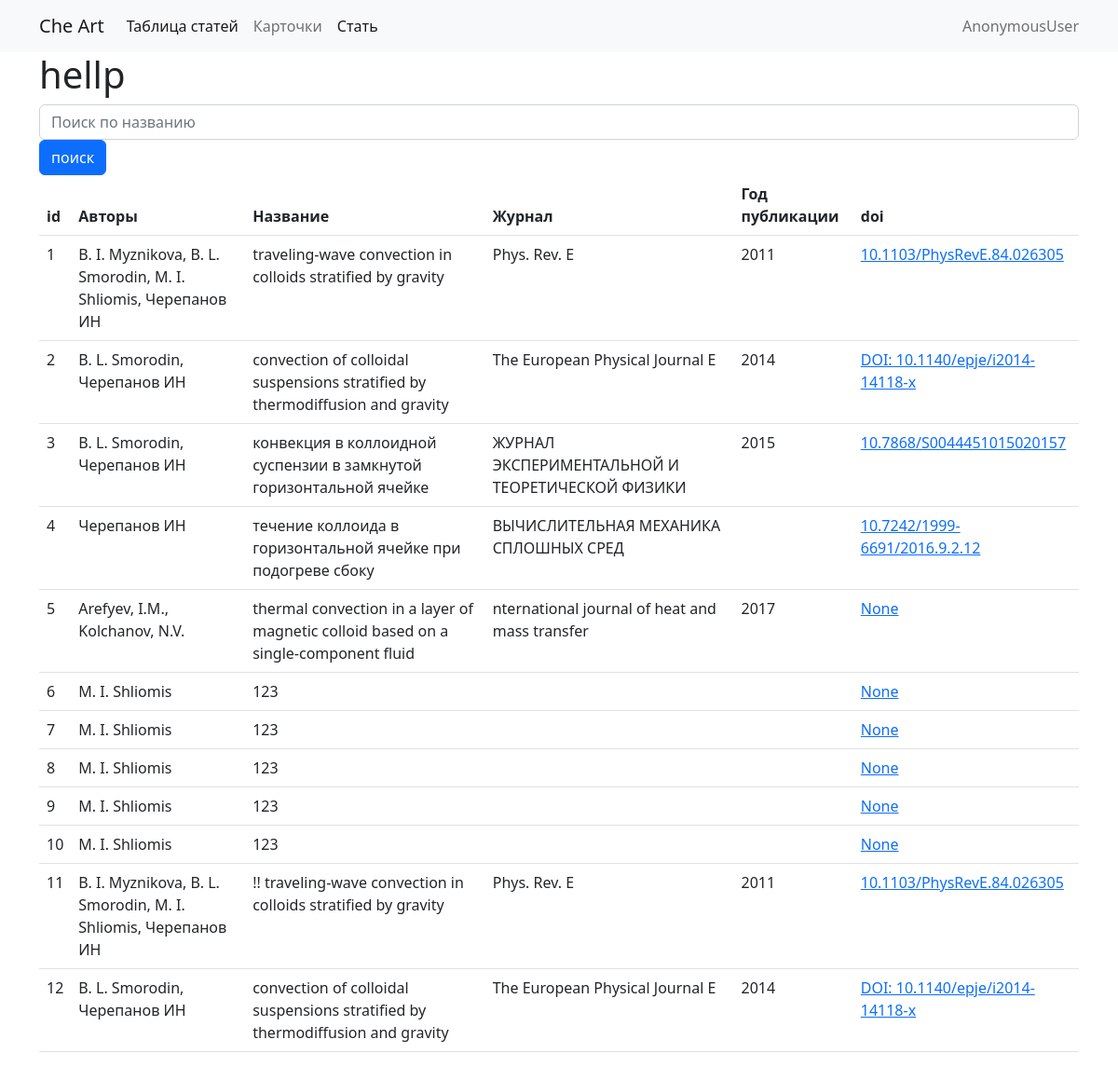
Before: / with the older database file.
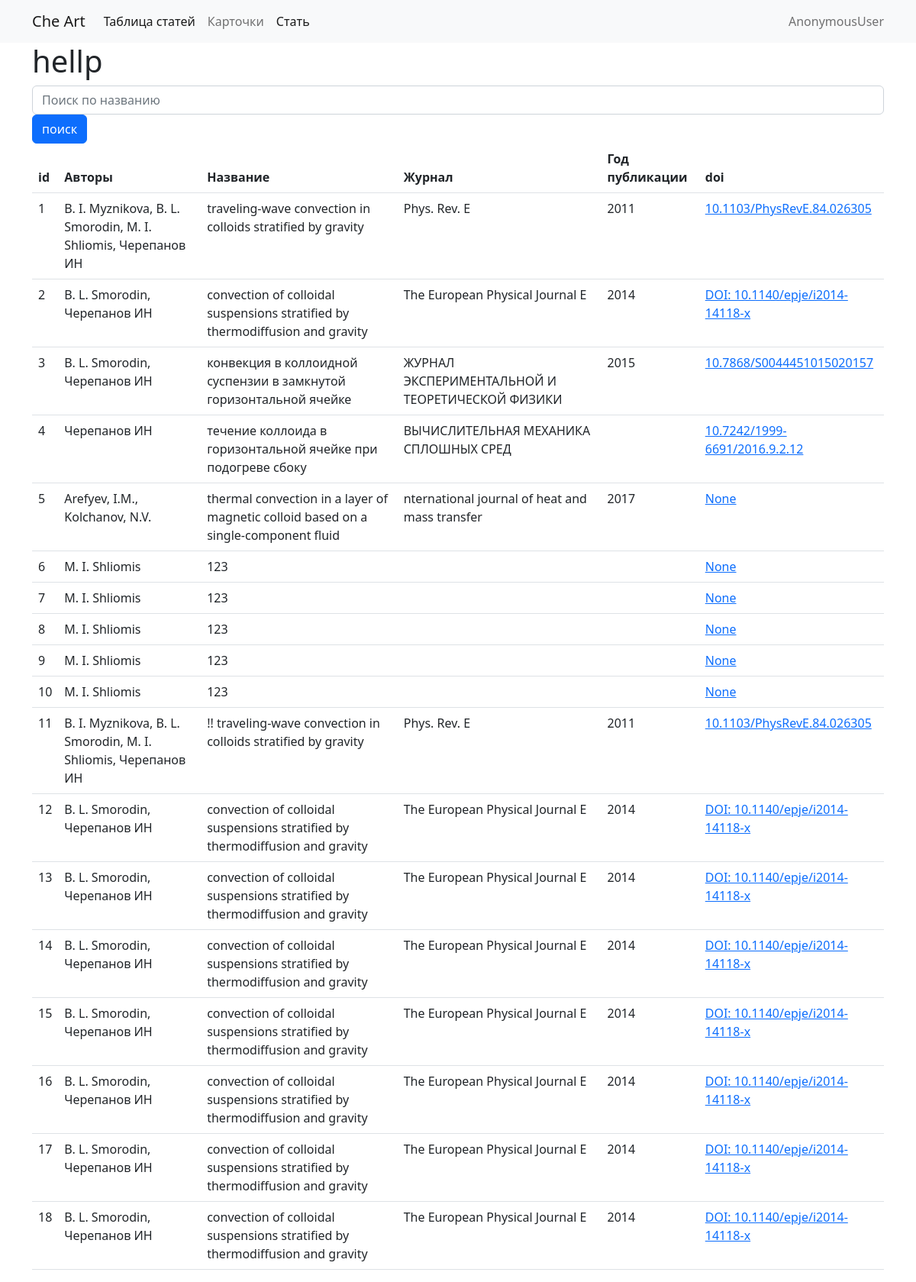
After: the same page with the newer database file.
### biblioapp/models.py (models this page shows, shortened)
class Article(models.Model):
    name = models.CharField(max_length=255,verbose_name='Заголовок стати')
    img = models.ImageField(blank=True,null=True,verbose_name='Картинка')
    author = models.ManyToManyField(Author,verbose_name="Авторы")
    desctiption = models.TextField(blank=True,verbose_name="Описание")
    date = models.DateField(blank=True,null=True,verbose_name="дата публикации")
    journal = models.ForeignKey(Journal,
                                on_delete=models.PROTECT,
                                null=True,blank=True,
                                verbose_name="Журнал")
    TYPE_CHOICES = (
        ('AR','Статья  в журнале'),
        ('BK','Книга'),
    )
    typ = models.CharField(max_length=2,
                           choices=TYPE_CHOICES,
                           default='AR',
                           verbose_name="Тип публикации"
                           )
    doi = models.CharField(max_length=255,blank=True,null=True)
    referens = models.ManyToManyField('Article',verbose_name="Ссылки")
    def normal_name(self):
        return self.name.lower()
    def get_all_author_name(self):
        return ', '.join( self.author.all().values_list('name',flat=True))
    class Meta:
        permissions= (
            ('view_all_article',"Может смотреть все статиь"),
        )

class Journal(models.Model):
    name = models.CharField(max_length=255)
    impact_factor = models.FloatField(blank=True,null=True)
    QUARTILE_CHOICES = (
        ("Q1",'Первый квартиль'),
        ("Q2",'Второй квартиль'),
        ("Q3",'Третий квартиль'),
        ("Q4",'Четверты квартиль'),
    )
    quartile = models.CharField(max_length=2,choices=QUARTILE_CHOICES,default='Q4')

### biblioapp/views.py (the view)
# urls.py: path('',index,name="article_table"),
def index(request):
    search = request.GET.get('search','')
    article_list = Article.objects.all()
    if search:
        article_list =article_list.filter(name__icontains=search)
    context = {
        'article_list':article_list
    }
    return render(request,'index.html',context )

### biblioapp/templates/index.html (shortened to what this page needs)
{% extends "base.html" %}
{% block content%}
<h1 > hellp</h1>
<form>
    <input name="search" class="form-control" placeholder="Поиск по названию" value="{{request.GET.search}}">
    <button class="btn btn-primary"> поиск</button>
</form>
<table class="table table-hover ">
    <thead>
        <tr>
            <th> id </th>
            <th> Авторы</th>
            <th> Название </th>
            <th> Журнал</th>
            <th> Год публикации</th>
            <th> doi </th>
        </tr>
    </thead>
    <tbody>
        {% for art in article_list%}
        <tr>
            <td>{{art.id}}</td>
            <td>
                {{art.get_all_author_name}}
            </td>
            <td> {{ art.normal_name }}</td>
            <td>{{art.journal.name}}</td>
            <td>{{art.date.year}}</td>
            <td>
                <a href="https://doi.org/{{art.doi}}" target="_blank">{{art.doi}} </a>
            </td>
        </tr>
        {%endfor%}
    </tbody>
{%endblock%}

Changed rows visible on the page:
added Article: id "13", get_all_author_name "B. L. Smorodin, Черепанов ИН", normal_name "convection of colloidal suspensions stratified by thermodiffusion and gravity", journal.name "The European Physical Journal E", date.year "2014", doi "DOI: 10.1140/epje/i2014-14118-x"
added Article: id "14", get_all_author_name "B. L. Smorodin, Черепанов ИН", normal_name "convection of colloidal suspensions stratified by thermodiffusion and gravity", journal.name "The European Physical Journal E", date.year "2014", doi "DOI: 10.1140/epje/i2014-14118-x"
added Article: id "15", get_all_author_name "B. L. Smorodin, Черепанов ИН", normal_name "convection of colloidal suspensions stratified by thermodiffusion and gravity", journal.name "The European Physical Journal E", date.year "2014", doi "DOI: 10.1140/epje/i2014-14118-x"
added Article: id "16", get_all_author_name "B. L. Smorodin, Черепанов ИН", normal_name "convection of colloidal suspensions stratified by thermodiffusion and gravity", journal.name "The European Physical Journal E", date.year "2014", doi "DOI: 10.1140/epje/i2014-14118-x"
added Article: id "17", get_all_author_name "B. L. Smorodin, Черепанов ИН", normal_name "convection of colloidal suspensions stratified by thermodiffusion and gravity", journal.name "The European Physical Journal E", date.year "2014", doi "DOI: 10.1140/epje/i2014-14118-x"
added Article: id "18", get_all_author_name "B. L. Smorodin, Черепанов ИН", normal_name "convection of colloidal suspensions stratified by thermodiffusion and gravity", journal.name "The European Physical Journal E", date.year "2014", doi "DOI: 10.1140/epje/i2014-14118-x"
